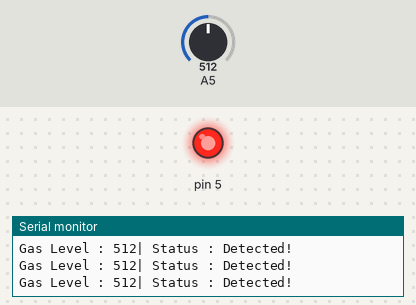
Bench run of a sketch on a simulated Arduino Uno, built with avr-gcc and run on an emulated ATmega328P. On the bench: output pins drawn as LEDs (lit = HIGH), the last lines printed to the serial monitor. The test bench sets the inputs (shaded band); at power-on: A5 = 512.

Above: at 1.2 s.
1.3 s: A5 set to 484
At 1.7 s:
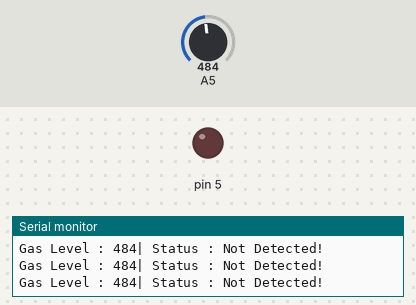
2.8 s: A5 set to 510
At 3.6 s:
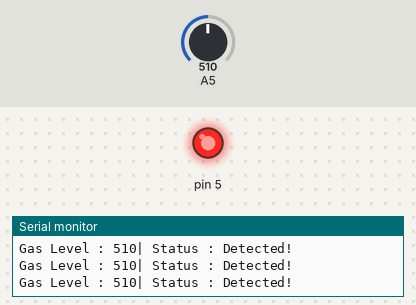
Timing chart, 0 to 5.8 s (numbered marks = the images above; inputs shaded):
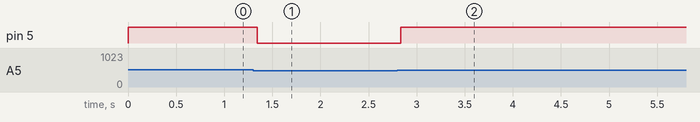

The sketch:

sketch.ino
```cpp
void setup() {
  pinMode(A5, INPUT);
  pinMode(5, OUTPUT);
  Serial.begin(9600);
}

int value = 0;

void loop() {

  value = analogRead(A5);
  Serial.print("Gas Level : ");
  Serial.print(value);
  Serial.print("| Status : ");

  if(value >= 500){
    digitalWrite(5, HIGH);
    Serial.print("Detected! \n");
  }
  else{
    digitalWrite(5, LOW);
    Serial.print("Not Detected! \n");
  }
  delay(10);
}
```

Measured:
- the behaviour switches between 500 and 499 on A5 (found by bisection; images 0 and 1)
- after the input at 1.3 s, pin 5: HIGH → LOW after 0.05 s
- after the input at 2.8 s, pin 5: LOW → HIGH at once
